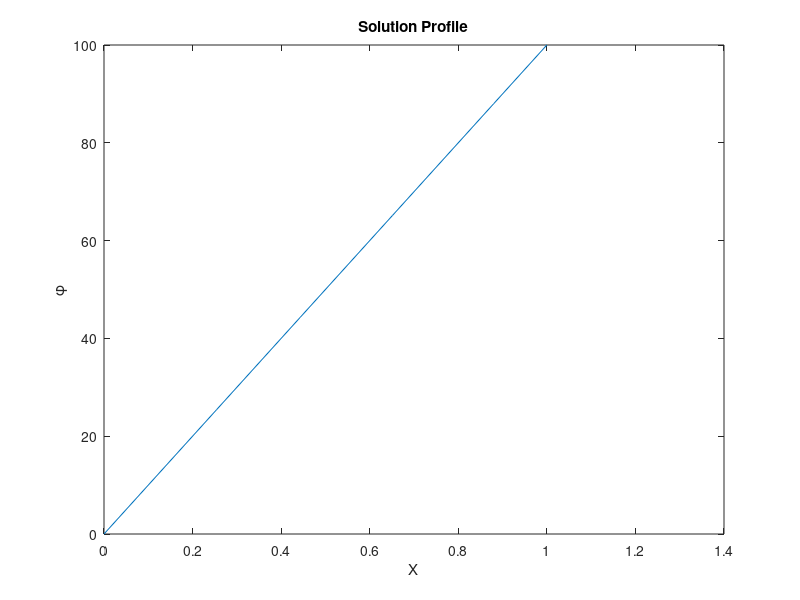

The MATLAB source for this figure:
%This Program Solves 1D Steady Laplace Eq. by node Centerd FVM
clear
clc
close all

%-----------------Inputs
N=5; % No. CVs in X direcition
XMIN=0; %Minimum X
XMAX=1; %Maximum X
EXX=1.1; %Expansion Factor ------X Direction
%-----------------------------------------------
NI=N+2;  % Two Extra points for first & last Cvs(Boundary)
NIM=NI-1; % No CVS +1, the NIM CV is on the boundary
%----------------------
X=zeros(1,NI);  %Grid Nodes
XC=zeros(1,NI); %Cell Centers
FI=zeros(1,NI); %Solution Variavle
Q=zeros(1,NI);  % Source Term
AE=zeros(1,NIM);  %East Coe.
AW=zeros(1,NIM);  %West Coe.
AP=zeros(1,NIM);  %Point Coe.
B=zeros(N,3); %Auxillary Matrix for Constructing Sparse Marix

%----------Grid Generation
%DEFINE GRID IN X-DIRECTION
if EXX==1
    DX=(XMAX-XMIN)/N;
else
    DX=(XMAX-XMIN)*(1-EXX)/(1-EXX^N);
end

X(1)=XMIN;
for I=2:NIM
    X(I)=X(I-1)+DX;
    DX=DX*EXX;
end
X(NI)=X(NIM);

XC(1)=X(1); %first and last CV center lay on the boundaries
XC(NI)=X(NIM);
for I=2:NIM
    XC(I)=0.5*(X(I)+X(I-1));
end

% FI(1)=0; %Left BC
FI(NI)=100; %Right BC
%.....CALCULATE ELEMENTS OF MATRIX [A] (For Laplace equation, Q(IJ)=0.;

for I=2:NIM
        AE(I)=1/(XC(I+1)-XC(I)); %1/Xw
        AW(I)=1/(XC(I)-XC(I-1)); %1/Xe
        AP(I)=(AE(I)+AW(I));   
        Q(I)=0;%sin(2*pi*XC(I));
end

if any(Q) %If Source Term is non-zero plot it
    figure
    plot(XC,Q)
    xlabel('X')
    ylabel('Source Term')
    title('Source Term')
end

%Neuman BC on the Left
q=-100;
Q(2)=Q(2)+q;  %BCs at first CV
AP(2)=AP(2)-AW(2);
% Q(2)=Q(2)+AW(2)*FI(1);  %BCs at first CV
% AW(2)=0;
Q(NIM)=Q(NIM)+AE(NIM)*FI(NI);  %BCs at Last CV by Invoking to Source Term
AE(NIM)=0;   %Break Link to the Right

%Assemble Matrix & Solve
AP=AP(2:end);
AE=AE(2:end-1);
AW=AW(3:end);
%Sparse Matrix Construction
B(1:N-1,1)=-AW;
B(:,2)=AP;
B(2:N,3)=-AE;
A=spdiags(B,[-1 0 1],N,N);
%  A=diag(AP)-diag(AE,1)-diag(AW,-1);
b=Q(2:NIM)';
T=A\b; %Solution in the Interior Cells
FI(2:NIM)=T(:);
%Interpolate FI @ Boundaries
%Left Boundary Interpolation, IF q is applied
% p=polyfit([XC(2) XC(3) XC(4)],[FI(2) FI(3) FI(4)],2);
% l=polyval(p,XC(1));
% FI(1)=l;
% %Right Boundary
% p=polyfit([XC(NIM) XC(NIM-1) XC(NIM-2)],[FI(NIM) FI(NIM-1) FI(NIM-2)]2)
% r=polyval(p,XC(NI))
% FI(NI)=r;
%Plot Result
figure
plot(XC,FI)
xlabel('X')
ylabel('\phi')
title('Solution Profile')
%Report Fluxes
ql=(T(1)-T(2))/(XC(3)-XC(2));
qr=(T(end)-T(end-1))/(XC(end-1)-XC(end-2));
fprintf('\nFlux of FI @ the Left Boundary is:\t%2.4f',ql);
fprintf('\nFlux of FI @ the Right Boundary is:\t%2.4f',qr);
fprintf('\nFlux Inbalance @ the Boundaries is:\t%2.4f\n',qr+ql);

disp('Good Lock, Mohammad Aghakhani')


